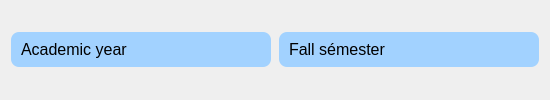
                  <widget class="QWidget" name="widget_26" native="true">
                   <layout class="QHBoxLayout" name="horizontalLayout_28">
                    <property name="spacing">
                     <number>15</number>
                    </property>
                    <property name="topMargin">
                     <number>5</number>
                    </property>
                    <property name="bottomMargin">
                     <number>5</number>
                    </property>
                    <item>
                     <widget class="QWidget" name="widget_27" native="true">
                      <layout class="QHBoxLayout" name="horizontalLayout_29">
                       <property name="spacing">
                        <number>8</number>
                       </property>
                       <property name="leftMargin">
                        <number>0</number>
                       </property>
                       <property name="topMargin">
                        <number>0</number>
                       </property>
                       <property name="rightMargin">
                        <number>0</number>
                       </property>
                       <property name="bottomMargin">
                        <number>0</number>
                       </property>
                       <item>
                        <widget class="QComboBox" name="filterAcademicYear">
                         <property name="minimumSize">
                          <size>
                           <width>260</width>
                           <height>35</height>
                          </size>
                         </property>
                         <property name="maximumSize">
                          <size>
                           <width>190</width>
                           <height>16777215</height>
                          </size>
                         </property>
                         <property name="styleSheet">
                          <string notr="true">#filterAcademicYear{
border-radius: 8px;
font-size: 16px;
padding-left: 10px;
border: 0px solid rgb(99, 99, 99);
background-color: #a2d2ff
}

#filterAcademicYear:hover{
	background-color: rgb(206, 206, 206);
}

#filterAcademicYear::down-arrow {
    image: url(:/UI/icons/chevron-down.svg);
    width: 14px;
    height: 14px;
}

#filterAcademicYear::drop-down {
	border: 0px;
    subcontrol-origin: padding;
    subcontrol-position: top right;
    width: 20px; /* chiều rộng của nút mũi tên */
	padding-right: 2px;
}</string>
                         </property>
                         <item>
                          <property name="text">
                           <string>Academic year</string>
                          </property>
                         </item>
                        </widget>
                       </item>
                       <item>
                        <widget class="QComboBox" name="filterSemester">
                         <property name="minimumSize">
                          <size>
                           <width>260</width>
                           <height>35</height>
                          </size>
                         </property>
                         <property name="maximumSize">
                          <size>
                           <width>190</width>
                           <height>16777215</height>
                          </size>
                         </property>
                         <property name="styleSheet">
                          <string notr="true">#filterSemester{
border-radius: 8px;
font-size: 16px;
padding-left: 10px;
border: 0px solid rgb(99, 99, 99);
background-color: #a2d2ff
}

#filterSemester:hover{
	background-color: rgb(206, 206, 206);
}

#filterSemester::down-arrow {
    image: url(:/UI/icons/chevron-down.svg);
    width: 14px;
    height: 14px;
}

#filterSemester::drop-down {
	border: 0px;
    subcontrol-origin: padding;
    subcontrol-position: top right;
    width: 20px; /* chiều rộng của nút mũi tên */
	padding-right: 2px;
}</string>
                         </property>
                         <item>
                          <property name="text">
                           <string>Fall sémester</string>
                          </property>
                         </item>
                        </widget>
                       </item>
                      </layout>
                     </widget>
                    </item>
                   </layout>
                  </widget>
